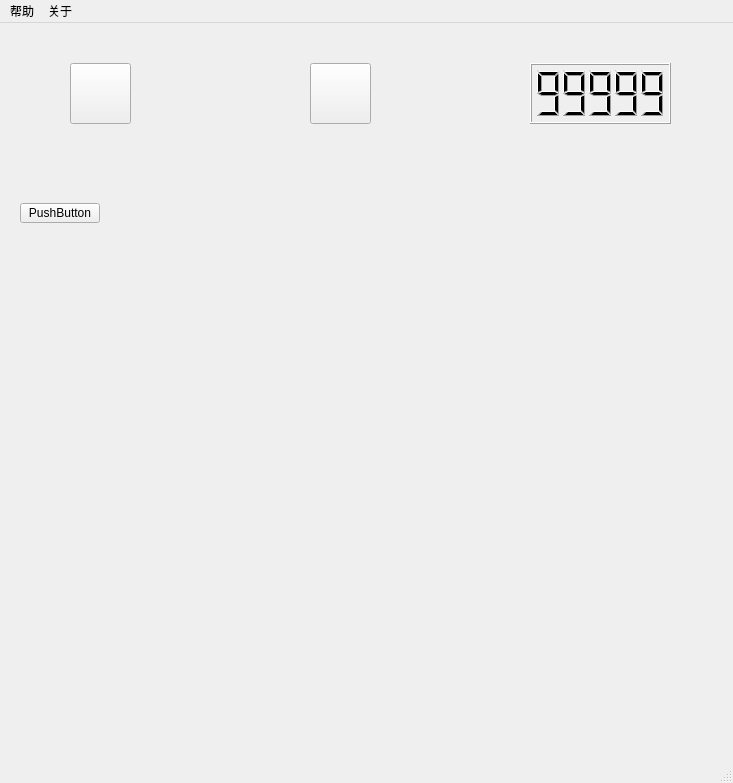
<?xml version="1.0" encoding="UTF-8"?>
<ui version="4.0">
 <class>MainWindow</class>
 <widget class="QMainWindow" name="MainWindow">
  <property name="geometry">
   <rect>
    <x>0</x>
    <y>0</y>
    <width>733</width>
    <height>783</height>
   </rect>
  </property>
  <property name="windowTitle">
   <string>Game2048</string>
  </property>
  <property name="autoFillBackground">
   <bool>true</bool>
  </property>
  <widget class="QWidget" name="centralwidget">
   <property name="sizePolicy">
    <sizepolicy hsizetype="Preferred" vsizetype="Fixed">
     <horstretch>0</horstretch>
     <verstretch>0</verstretch>
    </sizepolicy>
   </property>
   <widget class="Gamematrix" name="gamepad" native="true">
    <property name="geometry">
     <rect>
      <x>110</x>
      <y>150</y>
      <width>511</width>
      <height>581</height>
     </rect>
    </property>
    <property name="sizePolicy">
     <sizepolicy hsizetype="Fixed" vsizetype="Fixed">
      <horstretch>0</horstretch>
      <verstretch>0</verstretch>
     </sizepolicy>
    </property>
   </widget>
   <widget class="QLCDNumber" name="score">
    <property name="geometry">
     <rect>
      <x>530</x>
      <y>40</y>
      <width>141</width>
      <height>61</height>
     </rect>
    </property>
    <property name="sizePolicy">
     <sizepolicy hsizetype="Fixed" vsizetype="Fixed">
      <horstretch>0</horstretch>
      <verstretch>0</verstretch>
     </sizepolicy>
    </property>
    <property name="smallDecimalPoint">
     <bool>false</bool>
    </property>
    <property name="digitCount">
     <number>5</number>
    </property>
    <property name="value" stdset="0">
     <double>99999.000000000000000</double>
    </property>
    <property name="intValue" stdset="0">
     <number>99999</number>
    </property>
   </widget>
   <widget class="QPushButton" name="start">
    <property name="geometry">
     <rect>
      <x>310</x>
      <y>40</y>
      <width>61</width>
      <height>61</height>
     </rect>
    </property>
    <property name="text">
     <string notr="true"/>
    </property>
    <property name="icon">
     <iconset theme=":\win.png">
      <normaloff>.</normaloff>.</iconset>
    </property>
    <property name="iconSize">
     <size>
      <width>80</width>
      <height>61</height>
     </size>
    </property>
   </widget>
   <widget class="QPushButton" name="reset">
    <property name="geometry">
     <rect>
      <x>70</x>
      <y>40</y>
      <width>61</width>
      <height>61</height>
     </rect>
    </property>
    <property name="sizePolicy">
     <sizepolicy hsizetype="Fixed" vsizetype="Fixed">
      <horstretch>0</horstretch>
      <verstretch>0</verstretch>
     </sizepolicy>
    </property>
    <property name="text">
     <string/>
    </property>
    <property name="iconSize">
     <size>
      <width>60</width>
      <height>40</height>
     </size>
    </property>
   </widget>
   <widget class="QPushButton" name="pushButton">
    <property name="geometry">
     <rect>
      <x>20</x>
      <y>180</y>
      <width>80</width>
      <height>20</height>
     </rect>
    </property>
    <property name="text">
     <string>PushButton</string>
    </property>
   </widget>
  </widget>
  <widget class="QStatusBar" name="statusbar"/>
  <widget class="QMenuBar" name="menubar">
   <property name="geometry">
    <rect>
     <x>0</x>
     <y>0</y>
     <width>733</width>
     <height>21</height>
    </rect>
   </property>
   <widget class="QMenu" name="menu_begin">
    <property name="title">
     <string>帮助</string>
    </property>
    <addaction name="separator"/>
    <addaction name="action_2"/>
    <addaction name="action_3"/>
   </widget>
   <widget class="QMenu" name="menu_end">
    <property name="title">
     <string>关于</string>
    </property>
    <addaction name="action_4"/>
   </widget>
   <addaction name="menu_begin"/>
   <addaction name="menu_end"/>
  </widget>
  <action name="action_2">
   <property name="text">
    <string>游戏操作</string>
   </property>
  </action>
  <action name="action_3">
   <property name="text">
    <string>游戏操作</string>
   </property>
  </action>
  <action name="action_4">
   <property name="text">
    <string>作者</string>
   </property>
  </action>
 </widget>
 <customwidgets>
  <customwidget>
   <class>Gamematrix</class>
   <extends>QWidget</extends>
   <header>gamematrix.h</header>
   <container>1</container>
  </customwidget>
 </customwidgets>
 <resources/>
 <connections/>
</ui>
